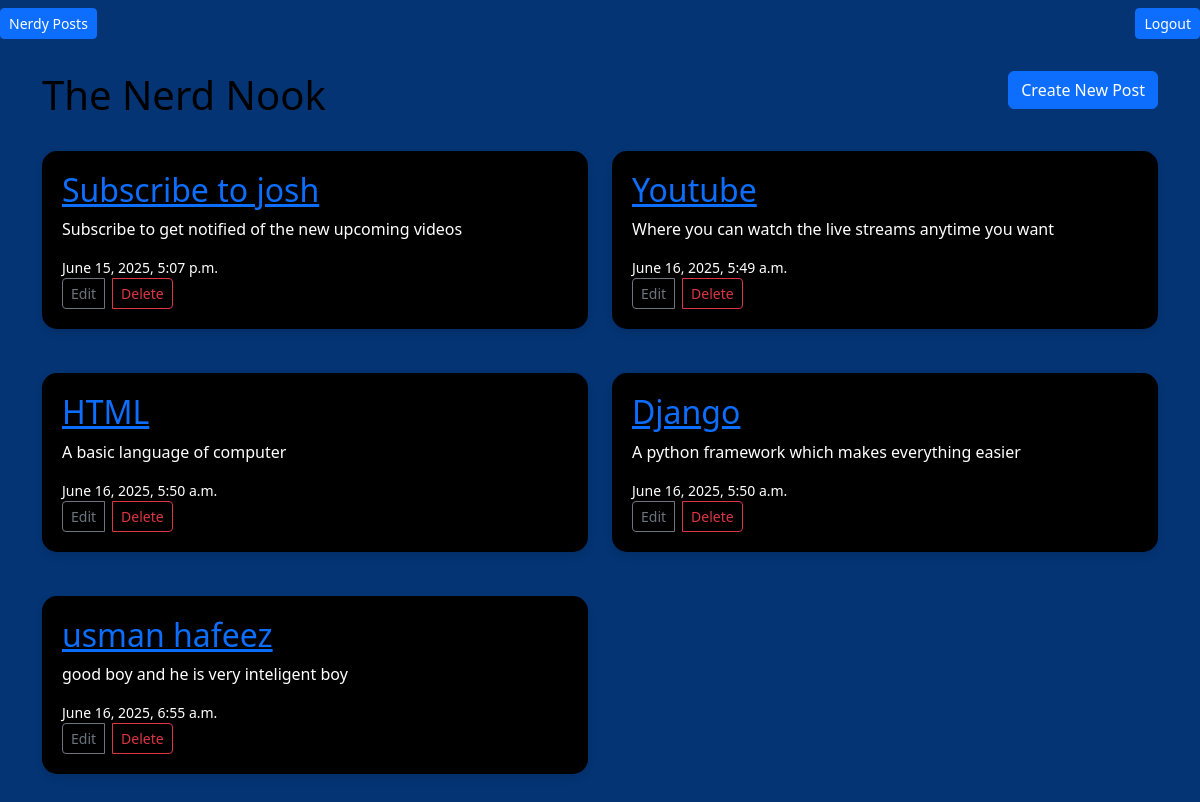
The app's page / (signed in), older data.
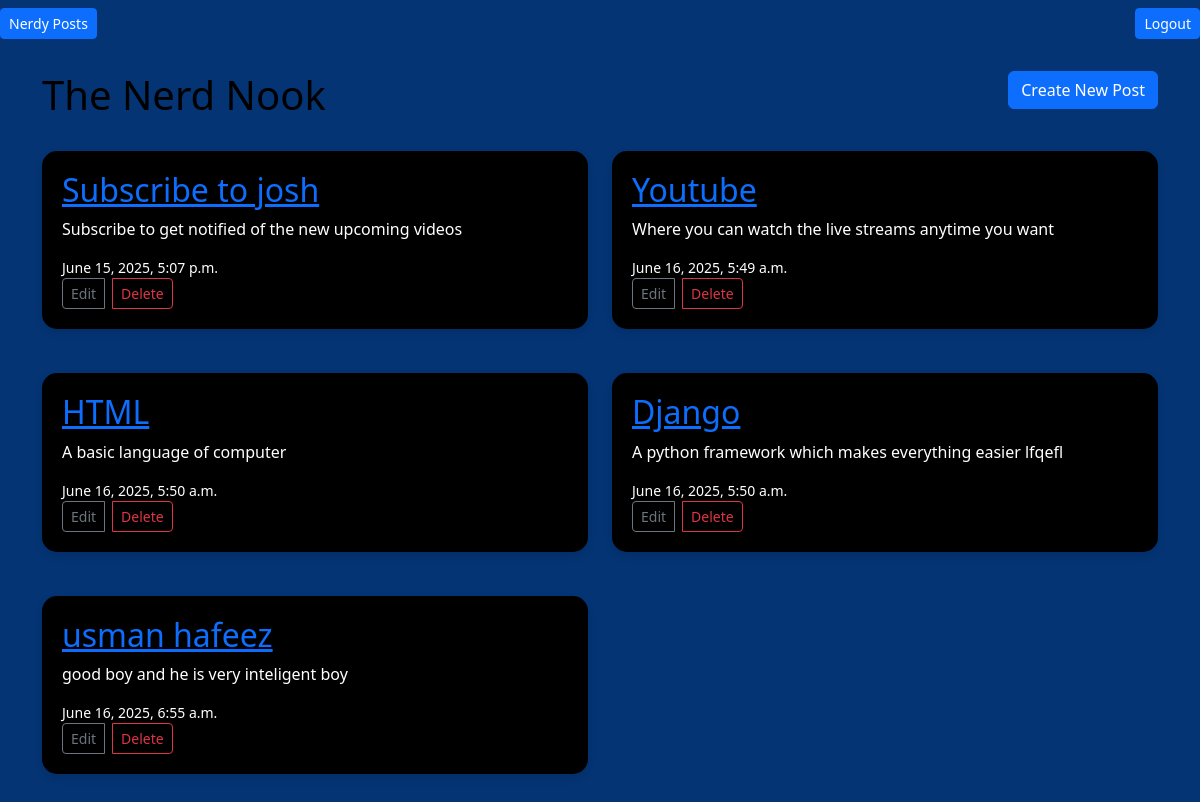
The same page, newer data.
### blog/models.py (models this page shows, shortened)
class Post(models.Model):
    title = models.CharField(max_length=250)
    content = models.TextField()
    created_at = models.DateTimeField(auto_now_add=True)

### blog/views.py (the view)
# urls.py: path("", views.home, name="home"),
@login_required
def home(request):
    posts = Post.objects.all()
    return render(request, "blog/home.html", {"posts": posts})

### blog/templates/blog/home.html
{% extends "blog/base.html" %}
{% block content %}
<div class="row mb-4">
    <div class="col">
        <h1 class="display-8 nerdnook">The Nerd Nook</h1>
    </div>
    <div class="col text-end">
        <a href="{% url 'post-create' %}" class="btn btn-primary">Create New Post</a>
    </div>
</div>
<div class="row">
    {% for post in posts %}
    <div class="col-md-6  mb-4">
        <div class="content-section">
            <h2>
                <a href="{% url 'post-detail' post.pk %}">{{ post.title }}</a>
            </h2>
            <p class="text-white">{{ post.content}}</p>
            <div>
                <small class="d-flex justify-content-between align-items-center text-white">{{post.created_at}}</small>
                <div class="btn-group">
                    <a href="{% url 'post-update' post.pk %}" class="btn btn-sm btn-outline-secondary me-2">Edit</a>
                    <a href="{% url 'post-delete' post.pk %}" class="btn btn-sm btn-outline-danger me-1">Delete</a>
                </div>
            </div>
        </div>
    </div>
    {% endfor %}
</div>
{% endblock %}

Row changes from the older to the newer data that the page shows:
changed Post "Django": content "A python framework which makes everything easier" → "A python framework which makes everything easier lfqefl"
